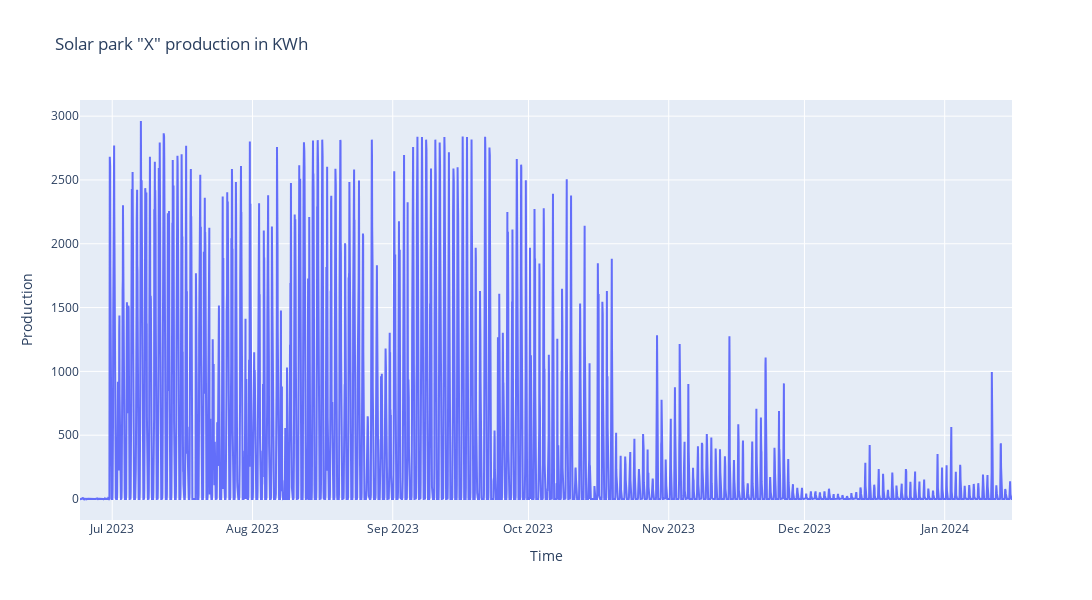
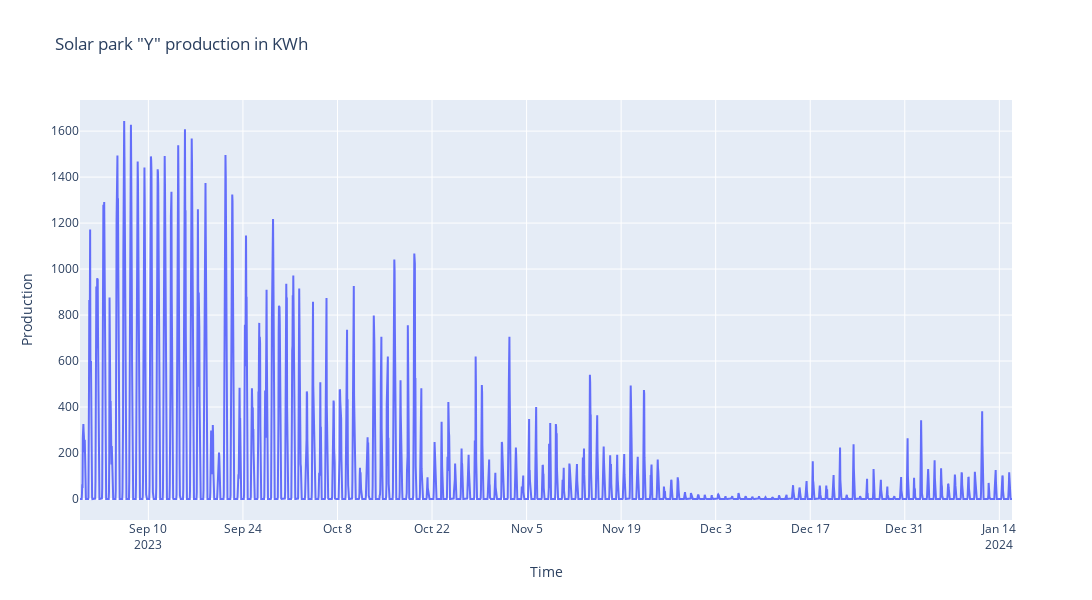
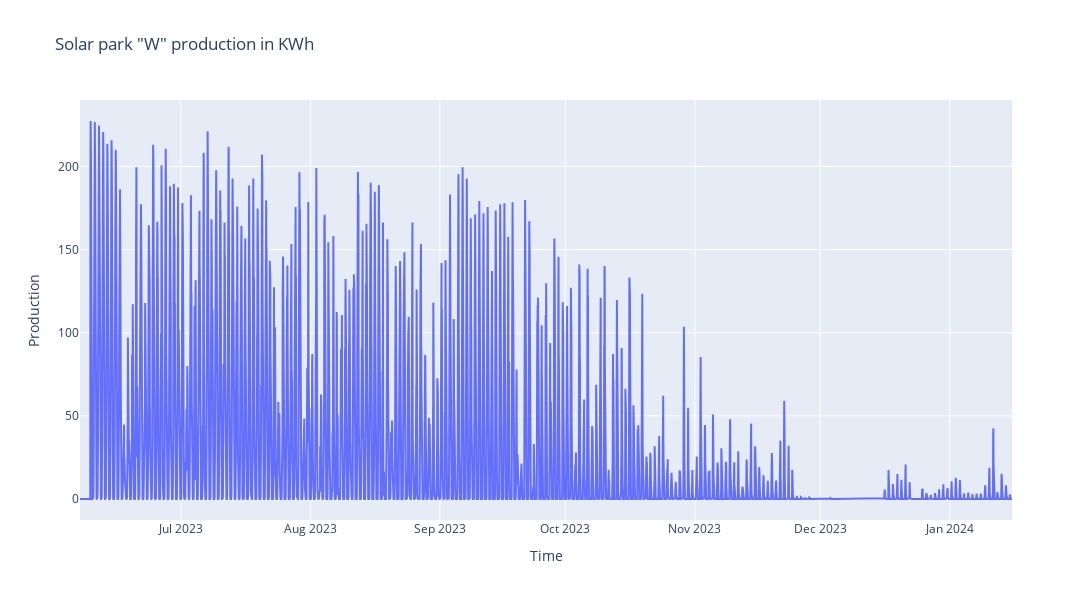

The notebook cell saved with these charts, in order:
### Code cell
from pandas import DataFrame


def normalize(entry: float, feature_range=(0, 1)):
    min_value, max_value = min(entry), max(entry)
    return [(x - min_value) / (max_value - min_value) * (feature_range[1] - feature_range[0]) + feature_range[0] for x in entry]

def handle_object_vizualization(historical_data: DataFrame, object_name: str):
    x_values = historical_data.index
    y_values = historical_data['production'].tolist()

    if len(x_values) == 0 or len(y_values) == 0:
        print("Error: No valid data found for visualization.")
        return

    print("Max production value for park {}: {} KWh".format(object_name, max(y_values)))
    print("Data is available starting from: {}  {}".format(min(x_values), max(x_values)))

    scatter_traces = [
        go.Scatter(
            x=x_values,
            y=y_values,
            name='Production',
        )
    ]

    fig = go.Figure(data=scatter_traces)

    layout = dict(
        title='Solar park "{}" production in KWh'.format(object_name),
        xaxis=dict(title='Time'),
        yaxis=dict(title='Production')
    )

    fig.update_layout(layout, width=1300, height=600)
    iplot(fig)

for historical_data, object_name in zip(historical_data_list, ['X', 'Y', 'W']):
    handle_object_vizualization(historical_data, object_name)

### Figure 1 — Plotly figure (JSON) as saved in the notebook; plotly's stock layout.template omitted (floating-point values rounded to 4 significant figures; data arrays with more than 128 entries replaced by an {"elided": "..."} marker saying what was removed)
{"data": [{"name": "Production", "type": "scatter", "x": {"elided": "4945 str values"}, "y": {"elided": "4945 int values"}}], "layout": {"height": 600, "title": {"text": "Solar park \"X\" production in KWh"}, "width": 1300, "xaxis": {"title": {"text": "Time"}}, "yaxis": {"title": {"text": "Production"}}}}

### Figure 2 — Plotly figure (JSON) as saved in the notebook; plotly's stock layout.template omitted (floating-point values rounded to 4 significant figures; data arrays with more than 128 entries replaced by an {"elided": "..."} marker saying what was removed)
{"data": [{"name": "Production", "type": "scatter", "x": {"elided": "3313 str values"}, "y": {"elided": "3313 int values"}}], "layout": {"height": 600, "title": {"text": "Solar park \"Y\" production in KWh"}, "width": 1300, "xaxis": {"title": {"text": "Time"}}, "yaxis": {"title": {"text": "Production"}}}}

### Figure 3 — Plotly figure (JSON) as saved in the notebook; plotly's stock layout.template omitted (floating-point values rounded to 4 significant figures; data arrays with more than 128 entries replaced by an {"elided": "..."} marker saying what was removed)
{"data": [{"name": "Production", "type": "scatter", "x": {"elided": "5353 str values"}, "y": {"elided": "5353 float values"}}], "layout": {"height": 600, "title": {"text": "Solar park \"W\" production in KWh"}, "width": 1300, "xaxis": {"title": {"text": "Time"}}, "yaxis": {"title": {"text": "Production"}}}}
